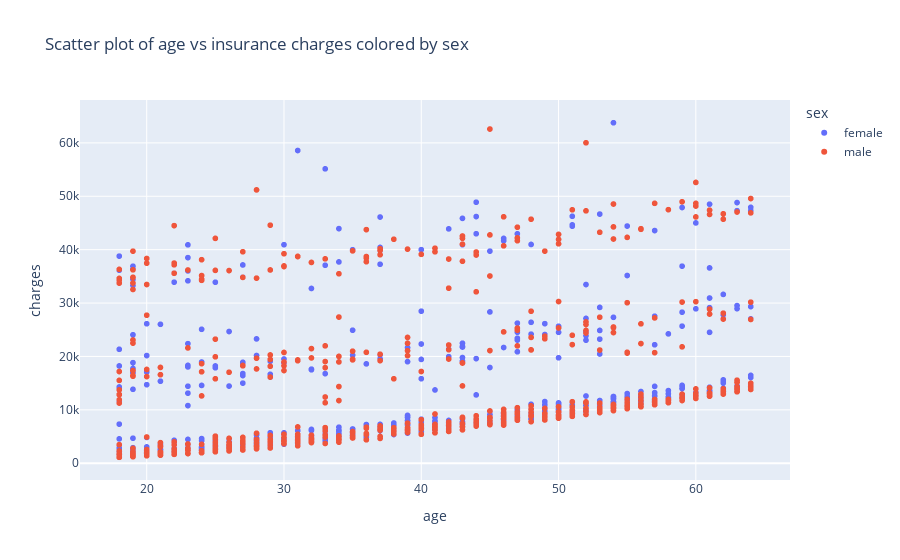
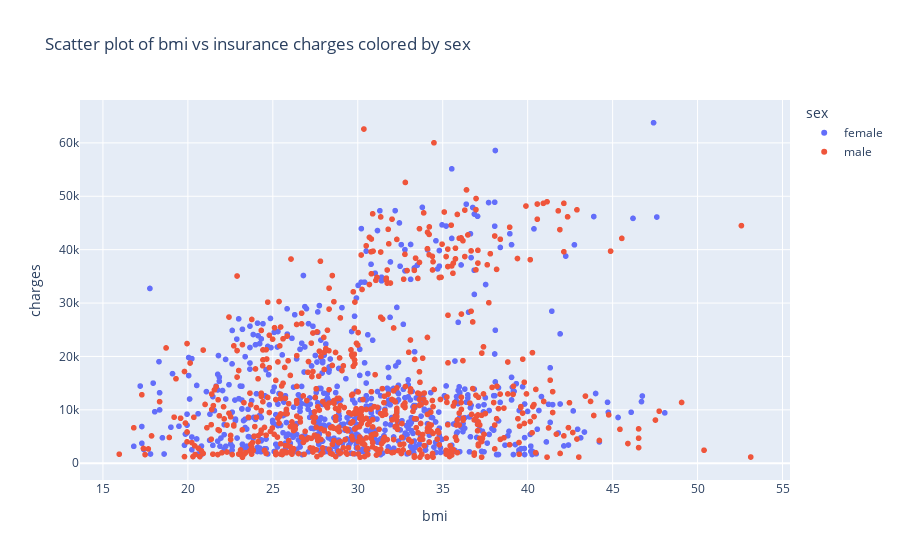
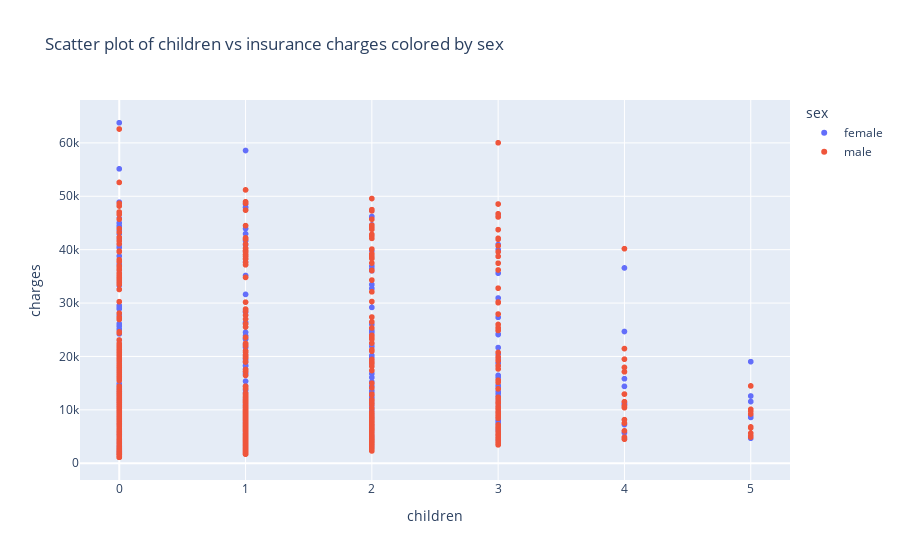
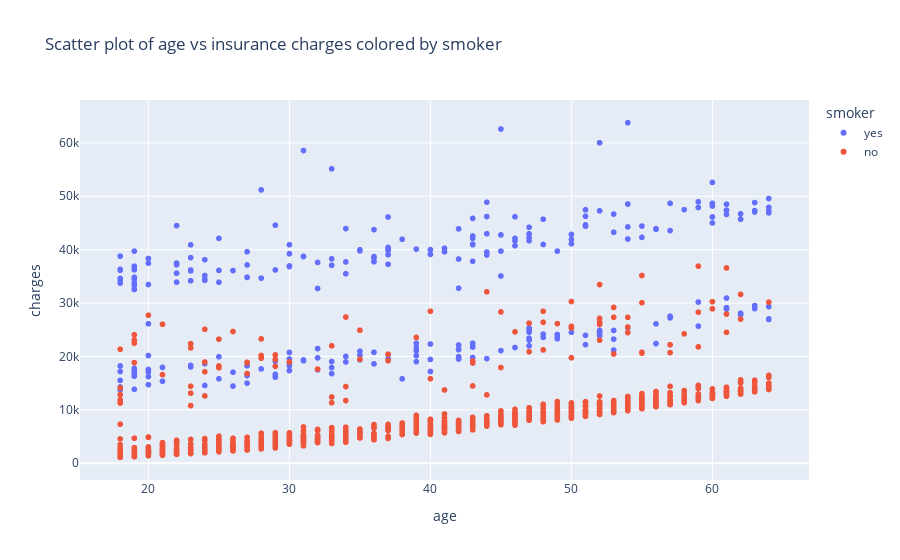

Source (notebook cell) for these figures, in order:
### Code cell
plot_paired_scatterplots(X, y)

### Figure 1 — Plotly figure (JSON) as saved in the notebook; plotly's stock layout.template omitted (floating-point values rounded to 4 significant figures; data arrays with more than 128 entries replaced by an {"elided": "..."} marker saying what was removed)
{"data": [{"hovertemplate": "sex=female<br>age=%{x}<br>charges=%{y}<extra></extra>", "legendgroup": "female", "marker": {"color": "#636efa", "symbol": "circle"}, "mode": "markers", "name": "female", "showlegend": true, "x": {"elided": "662 int values"}, "xaxis": "x", "y": {"elided": "662 float values"}, "yaxis": "y", "type": "scattergl"}, {"hovertemplate": "sex=male<br>age=%{x}<br>charges=%{y}<extra></extra>", "legendgroup": "male", "marker": {"color": "#EF553B", "symbol": "circle"}, "mode": "markers", "name": "male", "showlegend": true, "x": {"elided": "676 int values"}, "xaxis": "x", "y": {"elided": "676 float values"}, "yaxis": "y", "type": "scattergl"}], "layout": {"xaxis": {"anchor": "y", "domain": [0.0, 1.0], "title": {"text": "age"}}, "yaxis": {"anchor": "x", "domain": [0.0, 1.0], "title": {"text": "charges"}}, "legend": {"title": {"text": "sex"}, "tracegroupgap": 0}, "title": {"text": "Scatter plot of age vs insurance charges colored by sex"}}}

### Figure 2 — Plotly figure (JSON) as saved in the notebook; plotly's stock layout.template omitted (floating-point values rounded to 4 significant figures; data arrays with more than 128 entries replaced by an {"elided": "..."} marker saying what was removed)
{"data": [{"hovertemplate": "sex=female<br>bmi=%{x}<br>charges=%{y}<extra></extra>", "legendgroup": "female", "marker": {"color": "#636efa", "symbol": "circle"}, "mode": "markers", "name": "female", "showlegend": true, "x": {"elided": "662 float values"}, "xaxis": "x", "y": {"elided": "662 float values"}, "yaxis": "y", "type": "scattergl"}, {"hovertemplate": "sex=male<br>bmi=%{x}<br>charges=%{y}<extra></extra>", "legendgroup": "male", "marker": {"color": "#EF553B", "symbol": "circle"}, "mode": "markers", "name": "male", "showlegend": true, "x": {"elided": "676 float values"}, "xaxis": "x", "y": {"elided": "676 float values"}, "yaxis": "y", "type": "scattergl"}], "layout": {"xaxis": {"anchor": "y", "domain": [0.0, 1.0], "title": {"text": "bmi"}}, "yaxis": {"anchor": "x", "domain": [0.0, 1.0], "title": {"text": "charges"}}, "legend": {"title": {"text": "sex"}, "tracegroupgap": 0}, "title": {"text": "Scatter plot of bmi vs insurance charges colored by sex"}}}

### Figure 3 — Plotly figure (JSON) as saved in the notebook; plotly's stock layout.template omitted (floating-point values rounded to 4 significant figures; data arrays with more than 128 entries replaced by an {"elided": "..."} marker saying what was removed)
{"data": [{"hovertemplate": "sex=female<br>children=%{x}<br>charges=%{y}<extra></extra>", "legendgroup": "female", "marker": {"color": "#636efa", "symbol": "circle"}, "mode": "markers", "name": "female", "showlegend": true, "x": {"elided": "662 int values"}, "xaxis": "x", "y": {"elided": "662 float values"}, "yaxis": "y", "type": "scattergl"}, {"hovertemplate": "sex=male<br>children=%{x}<br>charges=%{y}<extra></extra>", "legendgroup": "male", "marker": {"color": "#EF553B", "symbol": "circle"}, "mode": "markers", "name": "male", "showlegend": true, "x": {"elided": "676 int values"}, "xaxis": "x", "y": {"elided": "676 float values"}, "yaxis": "y", "type": "scattergl"}], "layout": {"xaxis": {"anchor": "y", "domain": [0.0, 1.0], "title": {"text": "children"}}, "yaxis": {"anchor": "x", "domain": [0.0, 1.0], "title": {"text": "charges"}}, "legend": {"title": {"text": "sex"}, "tracegroupgap": 0}, "title": {"text": "Scatter plot of children vs insurance charges colored by sex"}}}

### Figure 4 — Plotly figure (JSON) as saved in the notebook; plotly's stock layout.template omitted (floating-point values rounded to 4 significant figures; data arrays with more than 128 entries replaced by an {"elided": "..."} marker saying what was removed)
{"data": [{"hovertemplate": "smoker=yes<br>age=%{x}<br>charges=%{y}<extra></extra>", "legendgroup": "yes", "marker": {"color": "#636efa", "symbol": "circle"}, "mode": "markers", "name": "yes", "showlegend": true, "x": {"elided": "274 int values"}, "xaxis": "x", "y": {"elided": "274 float values"}, "yaxis": "y", "type": "scattergl"}, {"hovertemplate": "smoker=no<br>age=%{x}<br>charges=%{y}<extra></extra>", "legendgroup": "no", "marker": {"color": "#EF553B", "symbol": "circle"}, "mode": "markers", "name": "no", "showlegend": true, "x": {"elided": "1064 int values"}, "xaxis": "x", "y": {"elided": "1064 float values"}, "yaxis": "y", "type": "scattergl"}], "layout": {"xaxis": {"anchor": "y", "domain": [0.0, 1.0], "title": {"text": "age"}}, "yaxis": {"anchor": "x", "domain": [0.0, 1.0], "title": {"text": "charges"}}, "legend": {"title": {"text": "smoker"}, "tracegroupgap": 0}, "title": {"text": "Scatter plot of age vs insurance charges colored by smoker"}}}
